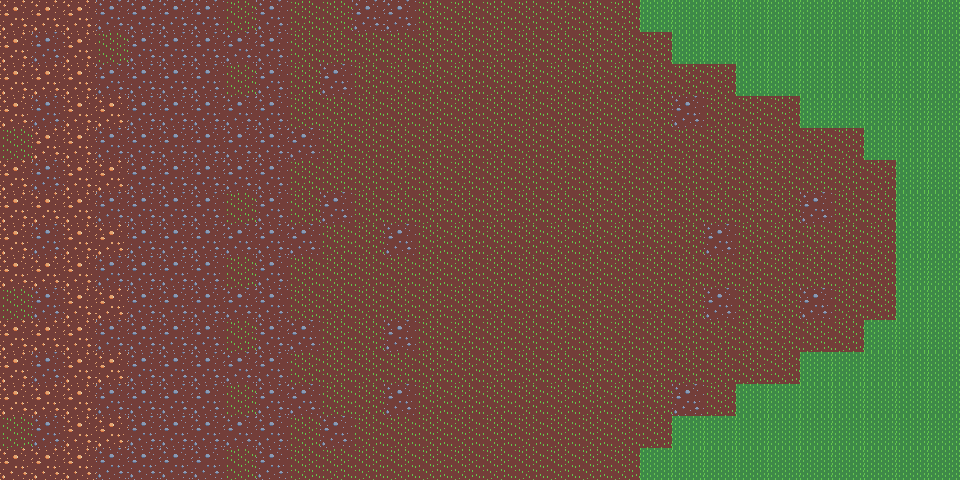

A level layout from a 2D game, rendered from its tile map. Below: a short description, then the map file with its tile-grid data intact:
An orthogonal 30x15 tile map with 32x32 px tiles, 1 tile layer (Tile Layer 1) and 1 object (player).

<map version="1.2" tiledversion="1.2.2" orientation="orthogonal" renderorder="right-down" width="30" height="15" tilewidth="32" tileheight="32" infinite="0" nextlayerid="15" nextobjectid="3">
 <tileset firstgid="1" name="tiles" tilewidth="32" tileheight="32" spacing="1" margin="1" tilecount="4" columns="2">
  <image source="tiles.png" width="68" height="68" />
 </tileset>
 <layer id="1" name="Tile Layer 1" width="30" height="15">
  <data encoding="csv">
3,3,3,1,1,1,1,4,1,4,4,1,1,4,4,4,4,4,4,4,2,2,2,2,2,2,2,2,2,2,
3,1,3,4,1,1,1,1,1,4,4,4,4,4,4,4,4,4,4,4,4,2,2,2,2,2,2,2,2,2,
3,3,3,1,1,1,1,4,1,4,1,4,4,4,4,4,4,4,4,4,4,4,4,2,2,2,2,2,2,2,
3,1,3,3,1,1,1,1,1,4,4,4,4,4,4,4,4,4,4,4,4,1,4,4,4,2,2,2,2,2,
4,3,3,1,1,1,1,1,1,1,4,4,4,4,4,4,4,4,4,4,4,4,4,4,4,4,4,2,2,2,
3,1,3,3,1,1,1,1,1,4,4,4,4,4,4,4,4,4,4,4,4,4,4,4,4,4,4,4,2,2,
3,3,3,1,1,1,1,4,1,4,1,4,4,4,4,4,4,4,4,4,4,4,4,4,4,1,4,4,2,2,
3,1,3,3,1,1,1,1,1,1,4,4,1,4,4,4,4,4,4,4,4,4,1,4,4,4,4,4,2,2,
3,3,3,1,1,1,1,4,1,4,4,4,4,4,4,4,4,4,4,4,4,4,4,4,4,4,4,4,2,2,
4,1,3,3,1,1,1,1,1,4,4,4,4,4,4,4,4,4,4,4,4,4,1,4,4,1,4,4,2,2,
3,3,3,1,1,1,1,4,1,1,4,4,1,4,4,4,4,4,4,4,4,4,4,4,4,4,4,2,2,2,
3,1,3,3,1,1,1,1,1,4,4,4,4,4,4,4,4,4,4,4,4,4,4,4,4,2,2,2,2,2,
3,3,3,1,1,1,1,4,1,1,4,4,1,4,4,4,4,4,4,4,4,1,4,2,2,2,2,2,2,2,
4,1,3,3,1,1,1,1,1,4,1,4,4,4,4,4,4,4,4,4,4,2,2,2,2,2,2,2,2,2,
3,3,3,1,1,1,1,4,1,4,4,4,4,4,4,4,4,4,4,4,2,2,2,2,2,2,2,2,2,2
</data>
 </layer>
 <group id="2" name="entities">
  <properties>
   <property name="test" value="hi" />
  </properties>
  <objectgroup id="4" name="main">
   <object id="1" name="player" x="50" y="200" width="36" height="60">
    <properties>
     <property name="animation_down" value="player1,player2,player3,player4,player5,player6,player7,player8" />
     <property name="animation_right" value="player_right1,player_right2,player_right3,player_right4,player_right5,player_right6,player_right7,player_right8,player_right9,player_right10,player_right11,player_right12,player_right13" />
     <property name="animation_up" value="player_up1,player_up2,player_up3,player_up4,player_up5,player_up6,player_up7,player_up8" />
     <property name="type" value="player" />
    </properties>
   </object>
  </objectgroup>
 </group>
</map>
